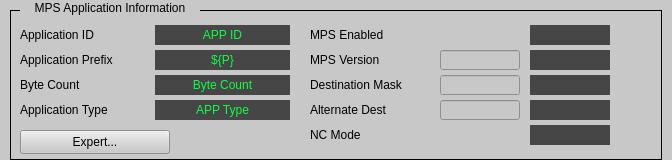
<?xml version="1.0" encoding="UTF-8"?>
<ui version="4.0">
 <class>Form</class>
 <widget class="QWidget" name="Form">
  <property name="geometry">
   <rect>
    <x>0</x>
    <y>0</y>
    <width>672</width>
    <height>160</height>
   </rect>
  </property>
  <property name="windowTitle">
   <string>Form</string>
  </property>
  <property name="styleSheet">
   <string notr="true">background-color: rgb(200, 200, 200);</string>
  </property>
  <widget class="QFrame" name="frame_2">
   <property name="geometry">
    <rect>
     <x>10</x>
     <y>10</y>
     <width>652</width>
     <height>150</height>
    </rect>
   </property>
   <property name="styleSheet">
    <string notr="true">background-color: rgb(200, 200, 200);</string>
   </property>
   <property name="frameShape">
    <enum>QFrame::Box</enum>
   </property>
   <property name="frameShadow">
    <enum>QFrame::Plain</enum>
   </property>
   <widget class="QLabel" name="label_3">
    <property name="geometry">
     <rect>
      <x>10</x>
      <y>15</y>
      <width>130</width>
      <height>20</height>
     </rect>
    </property>
    <property name="text">
     <string>Application ID</string>
    </property>
   </widget>
   <widget class="QLabel" name="label_4">
    <property name="geometry">
     <rect>
      <x>10</x>
      <y>40</y>
      <width>130</width>
      <height>20</height>
     </rect>
    </property>
    <property name="text">
     <string>Application Prefix</string>
    </property>
   </widget>
   <widget class="QLabel" name="label_5">
    <property name="geometry">
     <rect>
      <x>10</x>
      <y>65</y>
      <width>130</width>
      <height>20</height>
     </rect>
    </property>
    <property name="text">
     <string>Byte Count</string>
    </property>
   </widget>
   <widget class="QLabel" name="label_6">
    <property name="geometry">
     <rect>
      <x>10</x>
      <y>90</y>
      <width>130</width>
      <height>20</height>
     </rect>
    </property>
    <property name="text">
     <string>Application Type</string>
    </property>
   </widget>
   <widget class="PyDMLabel" name="PyDMLabel">
    <property name="geometry">
     <rect>
      <x>145</x>
      <y>15</y>
      <width>135</width>
      <height>20</height>
     </rect>
    </property>
    <property name="toolTip">
     <string/>
    </property>
    <property name="styleSheet">
     <string notr="true">color: rgb(12, 255, 68);
background-color: rgb(70, 70, 70);</string>
    </property>
    <property name="text">
     <string>APP ID</string>
    </property>
    <property name="alignment">
     <set>Qt::AlignCenter</set>
    </property>
    <property name="channel" stdset="0">
     <string>ca://${P}:APP_ID</string>
    </property>
   </widget>
   <widget class="PyDMLabel" name="PyDMLabel_3">
    <property name="geometry">
     <rect>
      <x>145</x>
      <y>65</y>
      <width>135</width>
      <height>20</height>
     </rect>
    </property>
    <property name="toolTip">
     <string/>
    </property>
    <property name="styleSheet">
     <string notr="true">color: rgb(12, 255, 68);
background-color: rgb(70, 70, 70);</string>
    </property>
    <property name="text">
     <string>Byte Count</string>
    </property>
    <property name="alignment">
     <set>Qt::AlignCenter</set>
    </property>
    <property name="channel" stdset="0">
     <string>ca://${P}:BYTE_COUNT</string>
    </property>
   </widget>
   <widget class="PyDMLabel" name="PyDMLabel_4">
    <property name="geometry">
     <rect>
      <x>145</x>
      <y>90</y>
      <width>135</width>
      <height>20</height>
     </rect>
    </property>
    <property name="toolTip">
     <string/>
    </property>
    <property name="styleSheet">
     <string notr="true">color: rgb(12, 255, 68);
background-color: rgb(70, 70, 70);</string>
    </property>
    <property name="text">
     <string>APP Type</string>
    </property>
    <property name="alignment">
     <set>Qt::AlignCenter</set>
    </property>
    <property name="channel" stdset="0">
     <string>ca://${P}:APP_TYPE</string>
    </property>
    <property name="displayFormat" stdset="0">
     <enum>PyDMLabel::String</enum>
    </property>
   </widget>
   <widget class="QLabel" name="label_7">
    <property name="geometry">
     <rect>
      <x>145</x>
      <y>40</y>
      <width>135</width>
      <height>20</height>
     </rect>
    </property>
    <property name="styleSheet">
     <string notr="true">color: rgb(12, 255, 68);
background-color: rgb(70, 70, 70);</string>
    </property>
    <property name="text">
     <string>${P}</string>
    </property>
    <property name="alignment">
     <set>Qt::AlignCenter</set>
    </property>
   </widget>
   <widget class="QLabel" name="label_8">
    <property name="geometry">
     <rect>
      <x>300</x>
      <y>15</y>
      <width>85</width>
      <height>20</height>
     </rect>
    </property>
    <property name="text">
     <string>MPS Enabled</string>
    </property>
   </widget>
   <widget class="QLabel" name="label_9">
    <property name="geometry">
     <rect>
      <x>300</x>
      <y>40</y>
      <width>130</width>
      <height>20</height>
     </rect>
    </property>
    <property name="text">
     <string>MPS Version</string>
    </property>
   </widget>
   <widget class="QLabel" name="label_10">
    <property name="geometry">
     <rect>
      <x>300</x>
      <y>65</y>
      <width>130</width>
      <height>20</height>
     </rect>
    </property>
    <property name="text">
     <string>Destination Mask</string>
    </property>
   </widget>
   <widget class="QLabel" name="label_11">
    <property name="geometry">
     <rect>
      <x>300</x>
      <y>90</y>
      <width>130</width>
      <height>20</height>
     </rect>
    </property>
    <property name="text">
     <string>Alternate Dest</string>
    </property>
   </widget>
   <widget class="QLabel" name="label_12">
    <property name="geometry">
     <rect>
      <x>300</x>
      <y>115</y>
      <width>85</width>
      <height>20</height>
     </rect>
    </property>
    <property name="text">
     <string>NC Mode</string>
    </property>
   </widget>
   <widget class="PyDMLineEdit" name="PyDMLineEdit">
    <property name="geometry">
     <rect>
      <x>430</x>
      <y>40</y>
      <width>80</width>
      <height>20</height>
     </rect>
    </property>
    <property name="toolTip">
     <string/>
    </property>
    <property name="channel" stdset="0">
     <string>ca://${P}:MPS_VER</string>
    </property>
   </widget>
   <widget class="PyDMLabel" name="PyDMLabel_2">
    <property name="geometry">
     <rect>
      <x>520</x>
      <y>40</y>
      <width>80</width>
      <height>20</height>
     </rect>
    </property>
    <property name="toolTip">
     <string/>
    </property>
    <property name="styleSheet">
     <string notr="true">color: rgb(12, 255, 68);
background-color: rgb(70, 70, 70);</string>
    </property>
    <property name="alignment">
     <set>Qt::AlignCenter</set>
    </property>
    <property name="channel" stdset="0">
     <string>ca://${P}:MPS_VER_RBV</string>
    </property>
    <property name="displayFormat" stdset="0">
     <enum>PyDMLabel::Hex</enum>
    </property>
   </widget>
   <widget class="PyDMLabel" name="PyDMLabel_5">
    <property name="geometry">
     <rect>
      <x>520</x>
      <y>65</y>
      <width>80</width>
      <height>20</height>
     </rect>
    </property>
    <property name="toolTip">
     <string/>
    </property>
    <property name="styleSheet">
     <string notr="true">color: rgb(12, 255, 68);
background-color: rgb(70, 70, 70);</string>
    </property>
    <property name="alignment">
     <set>Qt::AlignCenter</set>
    </property>
    <property name="channel" stdset="0">
     <string>ca://${P}:BEAM_DEST_MASK_RBV</string>
    </property>
    <property name="displayFormat" stdset="0">
     <enum>PyDMLabel::Hex</enum>
    </property>
   </widget>
   <widget class="PyDMLineEdit" name="PyDMLineEdit_2">
    <property name="geometry">
     <rect>
      <x>430</x>
      <y>65</y>
      <width>80</width>
      <height>20</height>
     </rect>
    </property>
    <property name="toolTip">
     <string/>
    </property>
    <property name="channel" stdset="0">
     <string>ca://${P}:BEAM_DEST_MASK</string>
    </property>
   </widget>
   <widget class="PyDMLabel" name="PyDMLabel_6">
    <property name="geometry">
     <rect>
      <x>520</x>
      <y>90</y>
      <width>80</width>
      <height>20</height>
     </rect>
    </property>
    <property name="toolTip">
     <string/>
    </property>
    <property name="styleSheet">
     <string notr="true">color: rgb(12, 255, 68);
background-color: rgb(70, 70, 70);</string>
    </property>
    <property name="alignment">
     <set>Qt::AlignCenter</set>
    </property>
    <property name="channel" stdset="0">
     <string>ca://${P}:ALT_DEST_MASK_RBV</string>
    </property>
    <property name="displayFormat" stdset="0">
     <enum>PyDMLabel::Hex</enum>
    </property>
   </widget>
   <widget class="PyDMLineEdit" name="PyDMLineEdit_3">
    <property name="geometry">
     <rect>
      <x>430</x>
      <y>90</y>
      <width>80</width>
      <height>20</height>
     </rect>
    </property>
    <property name="toolTip">
     <string/>
    </property>
    <property name="channel" stdset="0">
     <string>ca://${P}:ALT_DEST_MASK</string>
    </property>
   </widget>
   <widget class="PyDMLabel" name="PyDMLabel_7">
    <property name="geometry">
     <rect>
      <x>520</x>
      <y>15</y>
      <width>80</width>
      <height>20</height>
     </rect>
    </property>
    <property name="toolTip">
     <string/>
    </property>
    <property name="styleSheet">
     <string notr="true">color: rgb(12, 255, 68);
background-color: rgb(70, 70, 70);</string>
    </property>
    <property name="alignment">
     <set>Qt::AlignCenter</set>
    </property>
    <property name="channel" stdset="0">
     <string>ca://${P}:MPS_EN_RBV</string>
    </property>
   </widget>
   <widget class="PyDMEnumButton" name="PyDMEnumButton">
    <property name="geometry">
     <rect>
      <x>390</x>
      <y>15</y>
      <width>120</width>
      <height>20</height>
     </rect>
    </property>
    <property name="toolTip">
     <string/>
    </property>
    <property name="alarmSensitiveBorder" stdset="0">
     <bool>false</bool>
    </property>
    <property name="channel" stdset="0">
     <string>ca://${P}:MPS_EN</string>
    </property>
    <property name="useCustomOrder" stdset="0">
     <bool>false</bool>
    </property>
    <property name="orientation" stdset="0">
     <enum>Qt::Horizontal</enum>
    </property>
    <property name="marginTop" stdset="0">
     <number>0</number>
    </property>
    <property name="marginBottom" stdset="0">
     <number>0</number>
    </property>
    <property name="marginLeft" stdset="0">
     <number>0</number>
    </property>
    <property name="marginRight" stdset="0">
     <number>0</number>
    </property>
    <property name="horizontalSpacing" stdset="0">
     <number>0</number>
    </property>
    <property name="verticalSpacing" stdset="0">
     <number>0</number>
    </property>
   </widget>
   <widget class="PyDMEnumButton" name="PyDMEnumButton_2">
    <property name="geometry">
     <rect>
      <x>390</x>
      <y>115</y>
      <width>120</width>
      <height>20</height>
     </rect>
    </property>
    <property name="toolTip">
     <string/>
    </property>
    <property name="alarmSensitiveBorder" stdset="0">
     <bool>false</bool>
    </property>
    <property name="channel" stdset="0">
     <string>ca://${P}:LC1_MODE</string>
    </property>
    <property name="useCustomOrder" stdset="0">
     <bool>false</bool>
    </property>
    <property name="orientation" stdset="0">
     <enum>Qt::Horizontal</enum>
    </property>
    <property name="marginTop" stdset="0">
     <number>0</number>
    </property>
    <property name="marginBottom" stdset="0">
     <number>0</number>
    </property>
    <property name="marginLeft" stdset="0">
     <number>0</number>
    </property>
    <property name="marginRight" stdset="0">
     <number>0</number>
    </property>
    <property name="horizontalSpacing" stdset="0">
     <number>0</number>
    </property>
    <property name="verticalSpacing" stdset="0">
     <number>0</number>
    </property>
   </widget>
   <widget class="PyDMLabel" name="PyDMLabel_8">
    <property name="geometry">
     <rect>
      <x>520</x>
      <y>115</y>
      <width>80</width>
      <height>20</height>
     </rect>
    </property>
    <property name="toolTip">
     <string/>
    </property>
    <property name="styleSheet">
     <string notr="true">color: rgb(12, 255, 68);
background-color: rgb(70, 70, 70);</string>
    </property>
    <property name="alignment">
     <set>Qt::AlignCenter</set>
    </property>
    <property name="channel" stdset="0">
     <string>ca://${P}:LC1_MODE_RBV</string>
    </property>
    <property name="displayFormat" stdset="0">
     <enum>PyDMLabel::String</enum>
    </property>
   </widget>
   <widget class="PyDMRelatedDisplayButton" name="PyDMRelatedDisplayButton">
    <property name="geometry">
     <rect>
      <x>10</x>
      <y>120</y>
      <width>150</width>
      <height>24</height>
     </rect>
    </property>
    <property name="toolTip">
     <string/>
    </property>
    <property name="text">
     <string>Expert...</string>
    </property>
    <property name="filenames" stdset="0">
     <stringlist>
      <string>mps_application_expert.ui</string>
     </stringlist>
    </property>
    <property name="openInNewWindow" stdset="0">
     <bool>true</bool>
    </property>
   </widget>
  </widget>
  <widget class="QLabel" name="label_2">
   <property name="geometry">
    <rect>
     <x>20</x>
     <y>0</y>
     <width>180</width>
     <height>15</height>
    </rect>
   </property>
   <property name="text">
    <string>MPS Application Information</string>
   </property>
   <property name="alignment">
    <set>Qt::AlignCenter</set>
   </property>
  </widget>
 </widget>
 <customwidgets>
  <customwidget>
   <class>PyDMLabel</class>
   <extends>QLabel</extends>
   <header>pydm.widgets.label</header>
  </customwidget>
  <customwidget>
   <class>PyDMEnumButton</class>
   <extends>QWidget</extends>
   <header>pydm.widgets.enum_button</header>
  </customwidget>
  <customwidget>
   <class>PyDMRelatedDisplayButton</class>
   <extends>QPushButton</extends>
   <header>pydm.widgets.related_display_button</header>
  </customwidget>
  <customwidget>
   <class>PyDMLineEdit</class>
   <extends>QLineEdit</extends>
   <header>pydm.widgets.line_edit</header>
  </customwidget>
 </customwidgets>
 <resources/>
 <connections/>
</ui>
